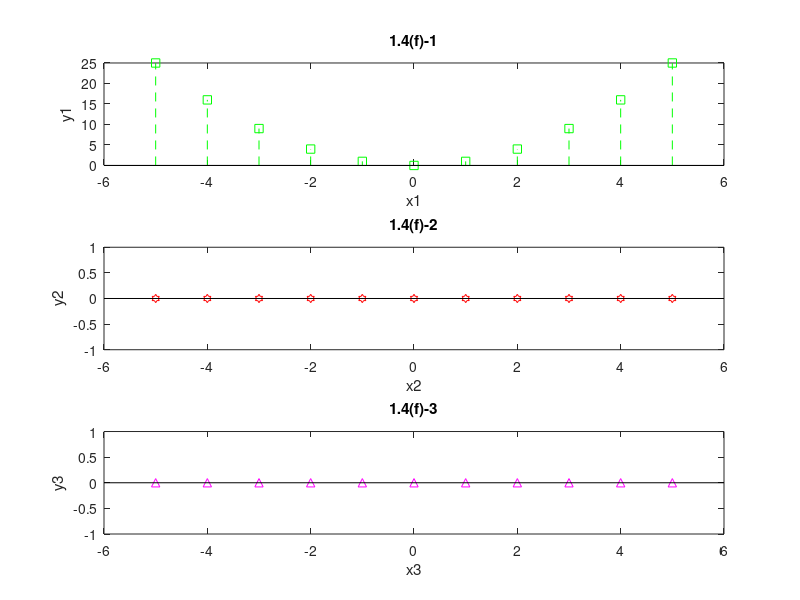

The MATLAB script that drew this image:
%不满足稳定性、可逆性
% Stability, invertability not satified
%（y趋近于无穷，不符合稳定性要求）
% Stability, causality analysis
n=-5:1:5;
x1=n;
y1=n.*x1;

subplot(3,1,1)
stem(n,y1,'g--s');
title('1.4(f)-1');
xlabel('x1');
ylabel('y1');

%可逆性分析(两个不同的x得到了相同的y，不满足可逆性)
x2=[zeros(1,5) 1 zeros(1,5)];
x3=5*[zeros(1,5) 1 zeros(1,5)];
y2=n.*x2;
y3=n.*x3;

subplot(3,1,2);
stem(n,y2,'r--h');
title('1.4(f)-2');
xlabel('x2');
ylabel('y2');

subplot(3,1,3);
stem(n,y3,'m--^');
title('1.4(f)-3');
xlabel('x3');
ylabel('y3');

saveas(gcf, "LAB1/P1_4_f_out.png")